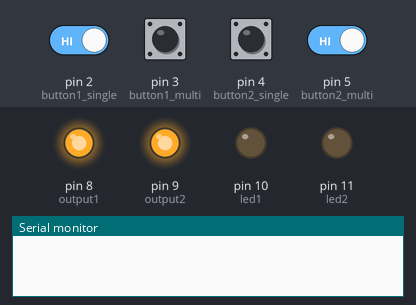
The sketch below on a simulated Arduino Uno, built with avr-gcc and run on an emulated ATmega328P. Parts: output pins drawn as LEDs (lit = HIGH), the last lines printed to the serial monitor. Dashed ring = blinking. The inputs (shaded band) are chosen by the test bench; at power-on: pin 2 (button1_single), pin 3 (button1_multi), pin 4 (button2_single), pin 5 (button2_multi) HIGH.

Above: at 1.2 s.
1.3 s: pin 3 (button1_multi) pulled LOW for 0.15 s
At 1.53 s:
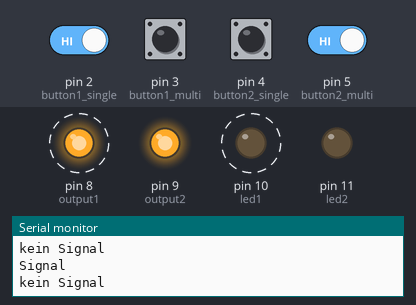
3.2 s: pin 4 (button2_single) pulled LOW for 1 s
At 3.4 s:
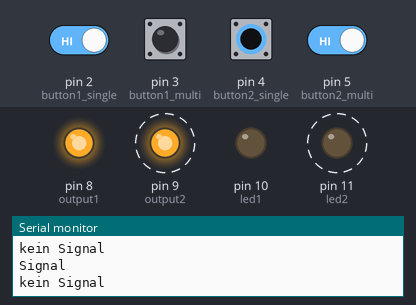
6.2 s: pin 2 (button1_single) driven LOW and pin 3 (button1_multi) driven LOW
At 9.17 s:
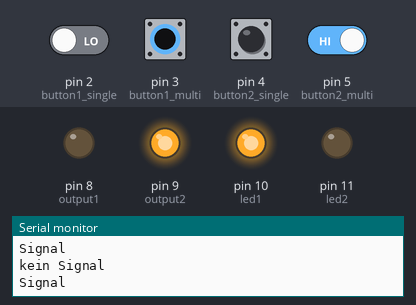
9.2 s: pin 5 (button2_multi) driven LOW
At 11.28 s:
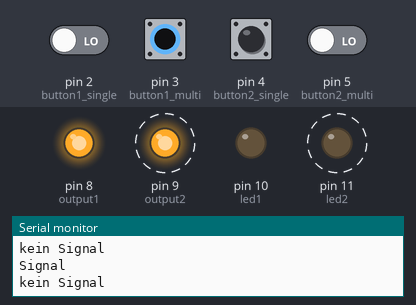
12.2 s: pin 5 (button2_multi) driven HIGH
At 13.1 s:
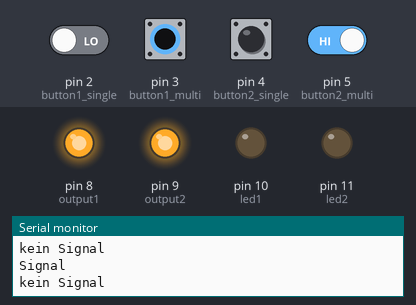
Timing chart, 0 to 16.2 s (numbered marks = the images above; inputs shaded):
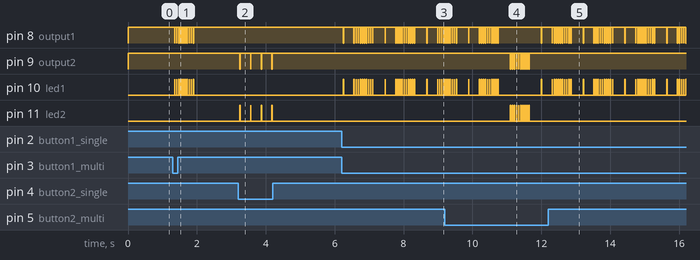

Measured:
- after the input at 1.3 s, pin 8 (output1): alternates HIGH for 0.05 s and LOW for 0.01 s, 20 changes in all, then stays HIGH, starting after 0.05 s; pin 10 (led1): alternates HIGH for 0.01 s and LOW for 0.05 s, 20 changes in all, then stays LOW, starting after 0.05 s
- after the input at 3.2 s, pin 9 (output2): alternates HIGH for 0.30 s and LOW for 0.01 s, 8 changes in all, then stays HIGH, starting after 0.05 s; pin 11 (led2): alternates HIGH for 0.01 s and LOW for 0.30 s, 8 changes in all, then stays LOW, starting after 0.05 s
- after the input at 6.2 s, pin 8 (output1): HIGH → LOW after 0.05 s, then moves between LOW and HIGH, repeating every 1.2 s; pin 10 (led1): LOW → HIGH after 0.05 s, then moves between LOW and HIGH, repeating every 1.2 s
- after the input at 9.2 s, pin 9 (output2): alternates HIGH for 0.05 s and LOW for 0.01 s, 20 changes in all, then stays HIGH, starting after 1.9 s; pin 11 (led2): alternates HIGH for 0.01 s and LOW for 0.05 s, 20 changes in all, then stays LOW, starting after 1.9 s
- after the input at 12.2 s, pin 9 (output2): stops changing and stays HIGH; pin 11 (led2): stops changing and stays LOW

The sketch:

goldsprint_tester.ino
```cpp
// Taster-Pins
const int button1_single = 2;
const int button1_multi  = 3;
const int button2_single = 4;
const int button2_multi  = 5;

// Ausgangs-Pins zu Haupt-Arduino
const int output1 = 8;
const int output2 = 9;

// LED-Anzeigen
const int led1 = 10;
const int led2 = 11;

// Entprellung
const unsigned long debounceDelay = 50;
const int pulseDuration = 10;

// Entprell-Zustandsspeicher
bool lastState[4] = {HIGH, HIGH, HIGH, HIGH};
unsigned long lastDebounceTime[4] = {0, 0, 0, 0};

void setup() {
  Serial.begin(9600);

  // Taster mit Pullup
  pinMode(button1_single, INPUT_PULLUP);
  pinMode(button1_multi,  INPUT_PULLUP);
  pinMode(button2_single, INPUT_PULLUP);
  pinMode(button2_multi,  INPUT_PULLUP);

  // Outputs zu Haupt-Arduino
  pinMode(output1, OUTPUT);
  pinMode(output2, OUTPUT);
  digitalWrite(output1, HIGH);
  digitalWrite(output2, HIGH);

  // LED-Ausgänge
  pinMode(led1, OUTPUT);
  pinMode(led2, OUTPUT);
  digitalWrite(led1, LOW);
  digitalWrite(led2, LOW);
}

void loop() {
  handleButton(button1_single, 0, output1, led1, false);
  handleButton(button1_multi,  1, output1, led1, true);
  handleButton(button2_single, 2, output2, led2, false);
  handleButton(button2_multi,  3, output2, led2, true);
}

void handleButton(int pin, int index, int outputPin, int ledPin, bool multi) {
  bool reading = digitalRead(pin);

  if (reading != lastState[index]) {
    lastDebounceTime[index] = millis();
    lastState[index] = reading;
  }

  if ((millis() - lastDebounceTime[index]) > debounceDelay) {
    if (reading == LOW) {
      if (multi) {
        sendMultiplePulses(outputPin, ledPin, 10);
      } else {
        sendSinglePulse(outputPin, ledPin);
      }
      delay(300); // Blockiere Mehrfachauslösung, nur einzelinpuls
    }
  }
}

void sendSinglePulse(int pin, int ledPin) {
  digitalWrite(pin, LOW);
  digitalWrite(ledPin, HIGH);
  Serial.println("Signal");
  delay(pulseDuration);
  digitalWrite(pin, HIGH);
  digitalWrite(ledPin, LOW);
  Serial.println("kein Signal");
}

void sendMultiplePulses(int pin, int ledPin, int count) {
  for (int i = 0; i < count; i++) {
    sendSinglePulse(pin, ledPin);
    delay(50);
  }
}
```
